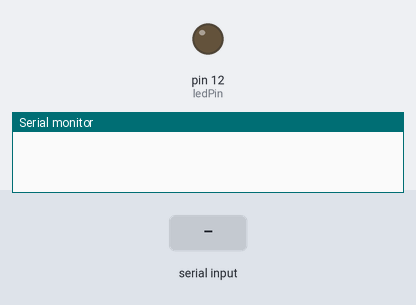
A sketch run on a simulated Arduino Uno, built with avr-gcc and run on an emulated ATmega328P. Shown: output pins drawn as LEDs (lit = HIGH), the last lines printed to the serial monitor. Inputs (shaded band) come from the test bench.

Above: at 1.2 s.
1.3 s: "1" received over the second serial link
At 2.0 s:
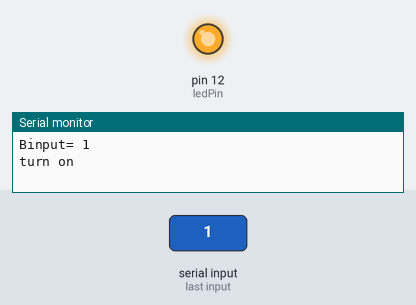
2.8 s: "0" received over the second serial link
At 3.2 s:
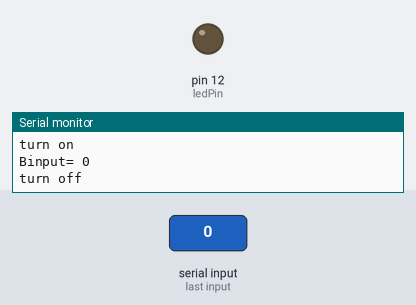
Timing chart, 0 to 5.8 s (numbered marks = the images above; inputs shaded):
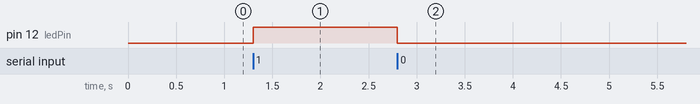

Measured:
- after the input at 1.3 s, pin 12 (ledPin): LOW → HIGH at once
- after the input at 2.8 s, pin 12 (ledPin): HIGH → LOW at once

The sketch:

bluetoothControl.ino
```cpp
#include <SoftwareSerial.h>   // 引用程式庫

// 定義連接藍牙模組的序列埠
#define bRX 9
#define bTX 8
#define ledPin 12
SoftwareSerial BTSerial(bTX, bRX); // 接收腳, 傳送腳
char Sinput;  // 儲存接收資料的變數
char Binput='1';  // 儲存接收資料的變數


void setup() {
  Serial.begin(9600);   // 與電腦序列埠連線
  BTSerial.begin(9600);
  pinMode(ledPin, OUTPUT);
}

void loop() {
  // 若收到「序列埠監控視窗」的資料，則送到藍牙模組
  /*
    if (Serial.available()) {
    Sinput = Serial.read();
    BTSerial.print(Sinput);
    }
  */

  // 若收到藍牙模組的資料，則送到「序列埠監控視窗」
  if (BTSerial.available()) {
    Binput = BTSerial.read();
    Serial.print("Binput= ");
    Serial.println(Binput);
    switch (Binput) {
      case '0':
        Serial.println("turn off");
        digitalWrite(ledPin, LOW);
        break;
      case '1':
        Serial.println("turn on");
        digitalWrite(ledPin, HIGH);
        break;
      default:
        Serial.println("WTF?");
        break;
    }
  }
}
```
